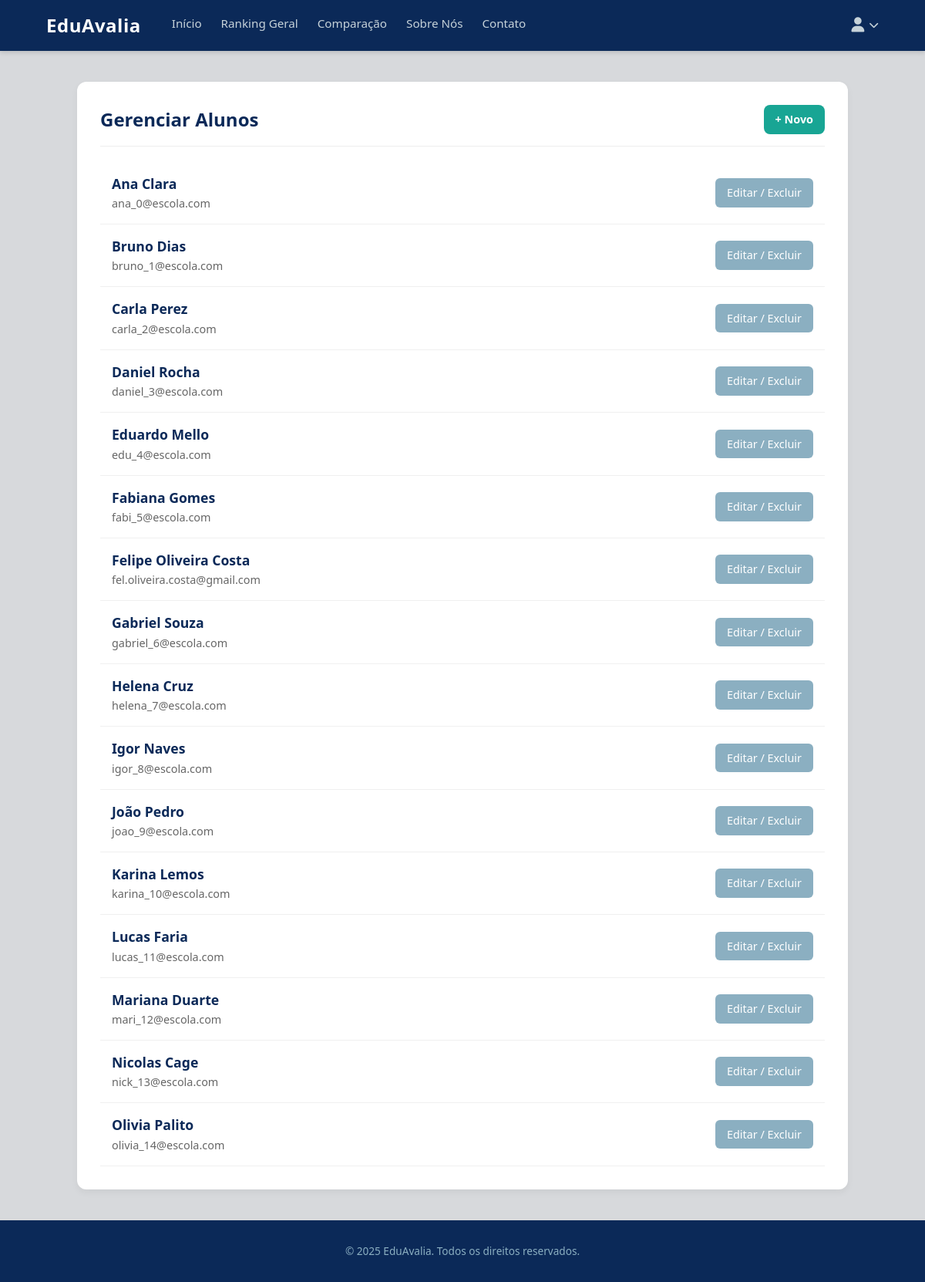
Page /alunos/selecionar/ (signed in) on the committed database.
### avaliacoes/models.py (models this page shows, shortened)
class Aluno(models.Model):
    user = models.OneToOneField(CustomUser, on_delete=models.CASCADE, limit_choices_to={'user_type': 'aluno'})

class CustomUser(AbstractUser):
    USER_TYPE_CHOICES = (
        ('aluno', 'Aluno'),
        ('professor', 'Professor'),
        ('admin', 'Administrador'),
    )
    user_type = models.CharField(max_length=20, choices=USER_TYPE_CHOICES, default='aluno')
    cpf = models.CharField(max_length=11, unique=True)
    data_nascimento = models.DateField(null=True, blank=True)

### avaliacoes/views.py (the view)
# urls.py: path('alunos/selecionar/', views.selecionar_aluno_para_editar, name='selecionar_aluno_para_editar'),
@staff_member_required
def selecionar_aluno_para_editar(request):
    alunos = Aluno.objects.all().select_related('user').order_by('user__first_name')
    return render(request, 'avaliacoes/selecionar_aluno_para_editar.html', {
        'alunos': alunos
    })

### avaliacoes/templates/avaliacoes/selecionar_aluno_para_editar.html (shortened to what this page needs)
{% extends 'base.html' %}
{% block content %}
<div class="selection-container">
    <div class="selection-header">
        <h2>Gerenciar Alunos</h2>
        <a href="{% url 'adicionar_usuario' %}" class="btn" style="padding: 8px 15px; font-size: 0.9rem;">+ Novo</a>
    </div>
    <ul class="aluno-list">
        {% for aluno in alunos %}
        <li class="aluno-item">
            <div class="info">
                <strong>{{ aluno.user.get_full_name|default:aluno.user.username }}</strong>
                <span>{{ aluno.user.email }}</span>
            </div>
            <a href="{% url 'editar_aluno' aluno.id %}" class="btn-edit">Editar / Excluir</a>
        </li>
        {% empty %}
        <li style="padding: 20px; text-align: center; color: #999;">Nenhum aluno cadastrado.</li>
        {% endfor %}
    </ul>
</div>
{% endblock %}

### avaliacoes/templates/base.html (style rules this page uses)
:root { --azul-marinho: #0b2958; --azul-acinzentado: #8bafc1; --verde: #18a594; --cinza-claro: #c6d2d9; --painel-central: #e4ecf0; --cinza-escuro-letras: #a7adaf; --verde-escuro-letras: #53717a; --cinza-claro-fundo: #d7d9dc; }
* { margin: 0; padding: 0; box-sizing: border-box; }
body { font-family: 'Segoe UI', sans-serif; background-color: var(--cinza-claro-fundo); color: #333; line-height: 1.5; display: flex; flex-direction: column; min-height: 100vh; }
a { text-decoration: none; color: inherit; }
.btn { padding: 14px 25px; border: none; border-radius: 8px; font-weight: 600; cursor: pointer; transition: all 0.3s ease; font-size: 1rem; color: #fff; background-color: var(--verde); }

### avaliacoes/templates/avaliacoes/selecionar_aluno_para_editar.html (style rules this page uses)
.selection-container { width: 90%; max-width: 1000px; margin: 40px auto; background: #fff; padding: 30px; border-radius: 12px; box-shadow: 0 4px 10px rgba(0,0,0,0.05); }
.selection-header { display: flex; justify-content: space-between; align-items: center; margin-bottom: 20px; border-bottom: 1px solid #eee; padding-bottom: 15px; }
.selection-header h2 { color: var(--azul-marinho); }
.aluno-list { list-style: none; padding: 0; }
.aluno-item { display: flex; justify-content: space-between; align-items: center; padding: 15px; border-bottom: 1px solid #f0f0f0; transition: background 0.2s; }
.info strong { display: block; color: var(--azul-marinho); font-size: 1.1rem; }
.info span { color: #666; font-size: 0.9rem; }
.btn-edit { background-color: var(--azul-acinzentado); color: white; padding: 8px 15px; border-radius: 6px; text-decoration: none; font-size: 0.9rem; }

### rows in the picture
Aluno: user.get_full_name "Ana Clara", user.email "ana_0@escola.com"
Aluno: user.get_full_name "Bruno Dias", user.email "bruno_1@escola.com"
Aluno: user.get_full_name "Carla Perez", user.email "carla_2@escola.com"
Aluno: user.get_full_name "Daniel Rocha", user.email "daniel_3@escola.com"
Aluno: user.get_full_name "Eduardo Mello", user.email "edu_4@escola.com"
Aluno: user.get_full_name "Fabiana Gomes", user.email "fabi_5@escola.com"
Aluno: user.get_full_name "Felipe Oliveira Costa", user.email "fel.oliveira.costa@gmail.com"
Aluno: user.get_full_name "Gabriel Souza", user.email "gabriel_6@escola.com"
Aluno: user.get_full_name "Helena Cruz", user.email "helena_7@escola.com"
Aluno: user.get_full_name "Igor Naves", user.email "igor_8@escola.com"
Aluno: user.get_full_name "João Pedro", user.email "joao_9@escola.com"
Aluno: user.get_full_name "Karina Lemos", user.email "karina_10@escola.com"
Aluno: user.get_full_name "Lucas Faria", user.email "lucas_11@escola.com"
Aluno: user.get_full_name "Mariana Duarte", user.email "mari_12@escola.com"
Aluno: user.get_full_name "Nicolas Cage", user.email "nick_13@escola.com"
Aluno: user.get_full_name "Olivia Palito", user.email "olivia_14@escola.com"
